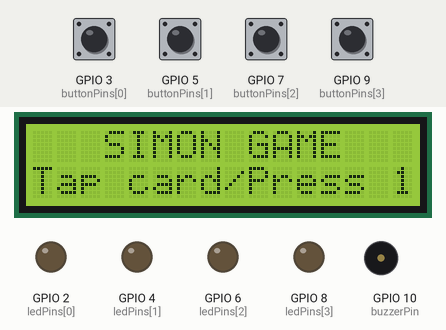
A sketch run on a simulated ESP32-S3. Parts: 16×2 character LCD, output pins drawn as LEDs (lit = HIGH), buzzer (waves = sounding). Dashed ring = blinking. The test bench sets the inputs (shaded band); at power-on: GPIO 3 (buttonPins[0]), GPIO 5 (buttonPins[1]), GPIO 7 (buttonPins[2]), GPIO 9 (buttonPins[3]) HIGH. Random numbers use the default seed unless the sketch sets one; EEPROM starts erased.

Above: at 2.3 s.
2.4 s: GPIO 3 (buttonPins[0]) pulled LOW for 0.15 s
At 2.72 s:
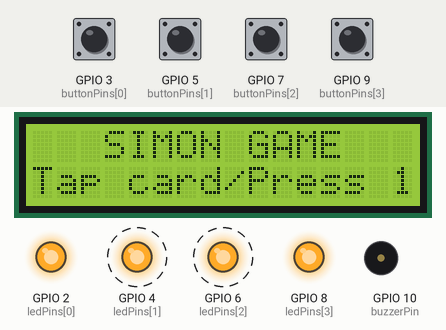
3.1 s: GPIO 3 (buttonPins[0]) pulled LOW for 1 s
At 6.8 s:
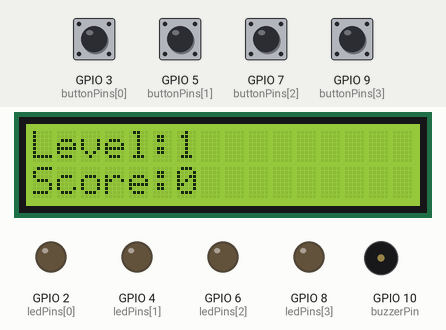
7.1 s: GPIO 5 (buttonPins[1]) pulled LOW for 0.15 s
At 7.39 s:
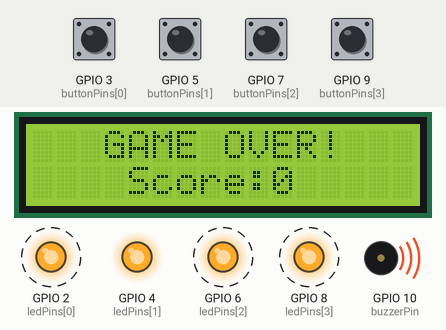
7.8 s: GPIO 3 (buttonPins[0]) pulled LOW for 0.15 s
8.5 s: GPIO 5 (buttonPins[1]) pulled LOW for 1 s
At 11.8 s:
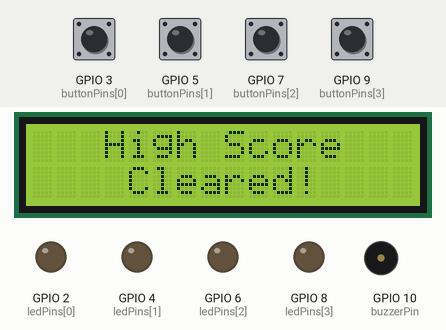
12.5 s: GPIO 3 (buttonPins[0]) pulled LOW for 0.15 s
At 13.1 s:
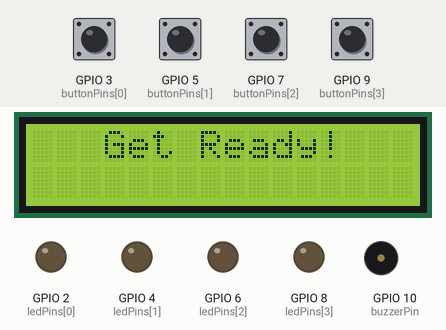
Timing chart, 0 to 15.5 s (numbered marks = the images above; inputs shaded):
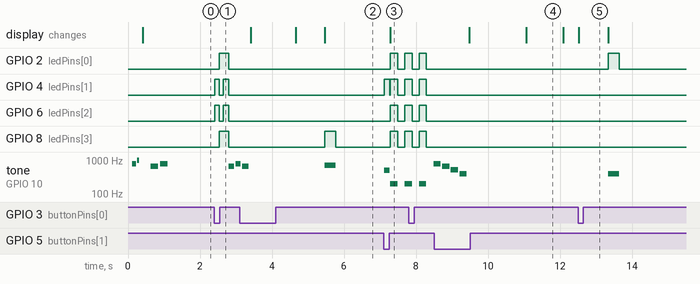

Measured:
- after the input at 2.4 s, GPIO 2 (ledPins[0]), GPIO 8 (ledPins[3]): LOW → HIGH after 0.13 s, → LOW 0.27 s later; GPIO 4 (ledPins[1]), GPIO 6 (ledPins[2]): alternates HIGH for 0.14 s and LOW for 0.12 s, starting at once; tone on GPIO 10 (buzzerPin): silent → 660 Hz after 0.40 s, → silent 0.15 s later, → 784 Hz 0.04 s later
- after the input at 3.1 s, GPIO 8 (ledPins[3]): LOW → HIGH after 2.4 s, → LOW 0.30 s later
- after the input at 7.1 s, GPIO 2 (ledPins[0]): LOW → HIGH after 0.19 s, → LOW 0.20 s later, → HIGH 0.20 s later; GPIO 4 (ledPins[1]): goes HIGH 0.15 s, LOW 0.03 s, HIGH 0.20 s, LOW 0.20 s, then HIGH, starting at once
- after the input at 12.5 s, GPIO 2 (ledPins[0]): LOW → HIGH after 0.84 s, → LOW 0.30 s later; tone on GPIO 10 (buzzerPin): silent → 400 Hz after 0.84 s, → silent 0.30 s later; the display: changes at once (image 5)
- what the display in image 4 shows lasts 1.0 s, from 11.1 s to 12.1 s

The sketch:

esp32-simon-game.ino
```cpp
// Simon Memory Game
// Authors: Easton Anderson
// Description: ESP32-S3 FreeRTOS-based Simon game with LCD, RTC, RFID player
//              profiles, persistent high scores, and multi-core input/game logic.
// Notes: All logic written by author. Comments added to explain design choices
//        (FreeRTOS usage, RFID profiles, and high score persistence).

#include <Arduino.h>
#include <Wire.h>
#include <LiquidCrystal_I2C.h>
#include <Preferences.h>
#include <RTClib.h>
#include <SPI.h>
#include <MFRC522.h>

// -----------------------------------------------------------------------------
// Macros / Constants
// -----------------------------------------------------------------------------

#define NUM_BTNS 4          // Number of Simon buttons
const int MAX_LEVEL = 32;   // Maximum pattern length supported

// LED / Button / Buzzer pins
const int ledPins[NUM_BTNS]    = {2, 4, 6, 8};
const int buttonPins[NUM_BTNS] = {3, 5, 7, 9};
const int tonesHz[NUM_BTNS]    = {400, 500, 600, 700};
const int buzzerPin            = 10;

// RFID pins
const int RFID_SS_PIN  = 14;
const int RFID_RST_PIN = 21;

// -----------------------------------------------------------------------------
// Global Objects
// -----------------------------------------------------------------------------

// LCD (I2C 0x27, 16x2)
LiquidCrystal_I2C lcd(0x27, 16, 2);

// Real-time clock
RTC_DS3231 rtc;

// RFID reader
MFRC522 mfrc522(RFID_SS_PIN, RFID_RST_PIN);

// Preferences for storing per-player highscores
Preferences prefs;

// Current player state
String   currentPlayer = "DEFAULT"; // RFID UID or "DEFAULT" for local profile
int      highScore     = 0;         // Best level reached for this profile
uint32_t highScoreTime = 0;         // Unix timestamp when high score was set

// Game pattern
int pattern[MAX_LEVEL];             // Random sequence of button indices

// Queue to send button presses from TaskButtons -> TaskGame
QueueHandle_t buttonQueue;

// -----------------------------------------------------------------------------
// Function Prototypes
// -----------------------------------------------------------------------------

// Utility
String uidToString(const MFRC522::Uid &uid);

// LED animations
void ledAnim_Player1();
void ledAnim_Player2();
void ledAnim_Default();

// Audio helpers
void playIntroSong();
void playMenuStinger();
void playScanSound_Player1();
void playScanSound_Player2();
void playScanSound_Default();
void playGameOverJingle();
void playGameOverFlash();
void playHighScoreAnimation();
void playStep(int btn);

// High score / time display
void showHighScoreTime();

// Player profile helpers
void loadPlayerProfile(String id);
void savePlayerProfile(String id, int score, uint32_t time);

// FreeRTOS tasks
void TaskButtons(void *pv);
void TaskGame(void *pv);

// -----------------------------------------------------------------------------
// Function Implementations
// -----------------------------------------------------------------------------

/**
 * @brief Convert an MFRC522 UID struct into an uppercase hex string.
 *
 * Example output: "F9771F03"
 *
 * @param uid Reference to the MFRC522::Uid struct read from the tag.
 * @return Uppercase hex string representation of the UID.
 */
String uidToString(const MFRC522::Uid &uid) {
  String out;
  for (byte i = 0; i < uid.size; i++) {
    // Ensure 2 hex characters per byte (leading zero if needed)
    if (uid.uidByte[i] < 0x10) out += "0";
    out += String(uid.uidByte[i], HEX);
  }
  out.toUpperCase();
  return out;
}

/**
 * @brief LED animation used when Player 1 scans their card.
 *
 * Lights LEDs in ascending order, then all on, producing a simple "ramp up"
 * effect that visually differentiates Player 1.
 */
void ledAnim_Player1() {
  // Sweep across LEDs one by one
  for (int i = 0; i < NUM_BTNS; i++) {
    digitalWrite(ledPins[i], HIGH);
    vTaskDelay(pdMS_TO_TICKS(70));
    digitalWrite(ledPins[i], LOW);
  }

  // Flash all LEDs once at the end
  for (int i = 0; i < NUM_BTNS; i++)
    digitalWrite(ledPins[i], HIGH);
  vTaskDelay(pdMS_TO_TICKS(120));
  for (int i = 0; i < NUM_BTNS; i++)
    digitalWrite(ledPins[i], LOW);
}

/**
 * @brief LED animation used when Player 2 scans their card.
 *
 * Lights LEDs in descending order, then flashes all LEDs twice. This pattern
 * visually distinguishes Player 2 from Player 1.
 */
void ledAnim_Player2() {
  // Sweep in reverse order
  for (int i = NUM_BTNS - 1; i >= 0; i--) {
    digitalWrite(ledPins[i], HIGH);
    vTaskDelay(pdMS_TO_TICKS(80));
    digitalWrite(ledPins[i], LOW);
  }

  // Flash all LEDs twice
  for (int k = 0; k < 2; k++) {
    for (int i = 0; i < NUM_BTNS; i++)
      digitalWrite(ledPins[i], HIGH);
    vTaskDelay(pdMS_TO_TICKS(100));
    for (int i = 0; i < NUM_BTNS; i++)
      digitalWrite(ledPins[i], LOW);
    vTaskDelay(pdMS_TO_TICKS(100));
  }
}

/**
 * @brief Default LED animation for unknown / local profiles.
 *
 * Alternates inside and outside LEDs, then flashes all LEDs once.
 */
void ledAnim_Default() {
  // Middle pair
  digitalWrite(ledPins[1], HIGH);
  digitalWrite(ledPins[2], HIGH);
  vTaskDelay(pdMS_TO_TICKS(120));
  digitalWrite(ledPins[1], LOW);
  digitalWrite(ledPins[2], LOW);

  // Outer pair
  digitalWrite(ledPins[0], HIGH);
  digitalWrite(ledPins[3], HIGH);
  vTaskDelay(pdMS_TO_TICKS(120));
  digitalWrite(ledPins[0], LOW);
  digitalWrite(ledPins[3], LOW);

  // All LEDs on briefly
  for (int i = 0; i < NUM_BTNS; i++)
    digitalWrite(ledPins[i], HIGH);
  vTaskDelay(pdMS_TO_TICKS(150));
  for (int i = 0; i < NUM_BTNS; i++)
    digitalWrite(ledPins[i], LOW);
}

/**
 * @brief Play a short intro melody at power up.
 *
 * Uses four ascending notes to indicate the system is ready.
 */
void playIntroSong() {
  int notes[] = {392, 523, 659, 784};
  for (int i = 0; i < 4; i++) {
    tone(buzzerPin, notes[i]);
    vTaskDelay(pdMS_TO_TICKS(200));
    noTone(buzzerPin);
    vTaskDelay(pdMS_TO_TICKS(60));
  }
}

/**
 * @brief Play a short "menu stinger" sound when entering the main menu.
 */
void playMenuStinger() {
  tone(buzzerPin, 784);
  vTaskDelay(pdMS_TO_TICKS(120));
  noTone(buzzerPin);
  vTaskDelay(pdMS_TO_TICKS(20));

  tone(buzzerPin, 988);
  vTaskDelay(pdMS_TO_TICKS(120));
  noTone(buzzerPin);
}

/**
 * @brief Play scan sound and LED animation for Player 1 badge.
 *
 * @note Calls ledAnim_Player1() to combine visuals and audio.
 */
void playScanSound_Player1() {
  ledAnim_Player1();
  int notes[] = {523, 659, 784, 1046};
  int times[] = {140, 140, 140, 180};
  for (int i = 0; i < 4; i++) {
    tone(buzzerPin, notes[i]);
    vTaskDelay(pdMS_TO_TICKS(times[i]));
    noTone(buzzerPin);
    vTaskDelay(pdMS_TO_TICKS(40));
  }
}

/**
 * @brief Play scan sound and LED animation for Player 2 badge.
 *
 * Uses descending notes and reverse LED sweep.
 */
void playScanSound_Player2() {
  ledAnim_Player2();
  int notes[] = {880, 740, 659, 554};
  int times[] = {160, 160, 160, 200};
  for (int i = 0; i < 4; i++) {
    tone(buzzerPin, notes[i]);
    vTaskDelay(pdMS_TO_TICKS(times[i]));
    noTone(buzzerPin);
    vTaskDelay(pdMS_TO_TICKS(45));
  }
}

/**
 * @brief Play scan sound and LED animation for default/local profile.
 */
void playScanSound_Default() {
  ledAnim_Default();
  int notes[] = {660, 784, 660};
  int times[] = {150, 150, 180};
  for (int i = 0; i < 3; i++) {
    tone(buzzerPin, notes[i]);
    vTaskDelay(pdMS_TO_TICKS(times[i]));
    noTone(buzzerPin);
    vTaskDelay(pdMS_TO_TICKS(35));
  }
}

/**
 * @brief Play "game over" descending jingle.
 */
void playGameOverJingle() {
  int notes[] = {784, 659, 523, 392};
  for (int i = 0; i < 4; i++) {
    tone(buzzerPin, notes[i]);
    vTaskDelay(pdMS_TO_TICKS(200));
    noTone(buzzerPin);
    vTaskDelay(pdMS_TO_TICKS(40));
  }
}

/**
 * @brief Flash all LEDs with a low buzzer tone for game over effect.
 *
 * Flashes three times while holding a low frequency tone.
 */
void playGameOverFlash() {
  for (int k = 0; k < 3; k++) {
    tone(buzzerPin, 200);
    for (int i = 0; i < NUM_BTNS; i++) digitalWrite(ledPins[i], HIGH);
    vTaskDelay(pdMS_TO_TICKS(200));
    noTone(buzzerPin);
    for (int i = 0; i < NUM_BTNS; i++) digitalWrite(ledPins[i], LOW);
    vTaskDelay(pdMS_TO_TICKS(200));
  }
}

/**
 * @brief Animation and sound for setting a new high score.
 */
void playHighScoreAnimation() {
  int notes[] = {523, 659, 784, 988};

  // Ascending short melody
  for (int i = 0; i < 4; i++) {
    tone(buzzerPin, notes[i]);
    vTaskDelay(pdMS_TO_TICKS(180));
    noTone(buzzerPin);
    vTaskDelay(pdMS_TO_TICKS(40));
  }

  // "Wave" across LEDs with a bright tone
  for (int k = 0; k < 3; k++) {
    for (int i = 0; i < NUM_BTNS; i++) {
      digitalWrite(ledPins[i], HIGH);
      tone(buzzerPin, 880);
      vTaskDelay(pdMS_TO_TICKS(80));
      digitalWrite(ledPins[i], LOW);
      noTone(buzzerPin);
    }
  }

  // Final all-on flash
  for (int i = 0; i < NUM_BTNS; i++) digitalWrite(ledPins[i], HIGH);
  tone(buzzerPin, 1046);
  vTaskDelay(pdMS_TO_TICKS(250));
  noTone(buzzerPin);
  for (int i = 0; i < NUM_BTNS; i++) digitalWrite(ledPins[i], LOW);
}

/**
 * @brief Play a single step in the Simon pattern.
 *
 * Lights the corresponding LED and plays its tone, then turns it off.
 *
 * @param btn Index of the button (0..NUM_BTNS-1).
 */
void playStep(int btn) {
  digitalWrite(ledPins[btn], HIGH);
  tone(buzzerPin, tonesHz[btn]);
  vTaskDelay(pdMS_TO_TICKS(300));
  digitalWrite(ledPins[btn], LOW);
  noTone(buzzerPin);
  vTaskDelay(pdMS_TO_TICKS(150));
}

/**
 * @brief Display the timestamp of the current high score on the LCD.
 *
 * Format: "MM/DD HH:MM" (local RTC time).
 * If highScoreTime is 0, prints "No Time".
 */
void showHighScoreTime() {
  if (highScoreTime == 0) {
    lcd.print("No Time");
    return;
  }

  // Convert stored Unix time back to DateTime
  DateTime t(highScoreTime);
  char buf[17];
  snprintf(buf, 16, "%02d/%02d %02d:%02d", t.month(), t.day(), t.hour(), t.minute());
  lcd.print(buf);
}

/**
 * @brief Load high score and timestamp for a given player ID from NVS.
 *
 * @param id Player ID string (RFID UID or "DEFAULT").
 */
void loadPlayerProfile(String id) {
  currentPlayer  = id;
  highScore      = prefs.getInt(("high_" + id).c_str(), 0);
  highScoreTime  = prefs.getULong(("time_" + id).c_str(), 0);
}

/**
 * @brief Save high score and timestamp for a given player ID into NVS.
 *
 * @param id    Player ID string (RFID UID or "DEFAULT").
 * @param score High score to persist.
 * @param time  Unix timestamp when high score was achieved.
 */
void savePlayerProfile(String id, int score, uint32_t time) {
  prefs.putInt(("high_" + id).c_str(), score);
  prefs.putULong(("time_" + id).c_str(), time);
}

/**
 * @brief Task running on Core 0 that debounces physical buttons and pushes
 *        button indices into a FreeRTOS queue.
 *
 * This isolates noisy button input from game logic and provides a clean
 * stream of "button pressed" events to TaskGame.
 *
 * @param pv Unused task parameter.
 */
void TaskButtons(void *pv) {
  // Last stable state for each button (HIGH = not pressed due to INPUT_PULLUP)
  int lastState[NUM_BTNS] = {HIGH, HIGH, HIGH, HIGH};

  while (true) {
    for (int i = 0; i < NUM_BTNS; i++) {
      int r = digitalRead(buttonPins[i]);

      // Detect a change in state (potential edge)
      if (r != lastState[i]) {
        // Simple debounce: wait, then confirm the state again
        vTaskDelay(pdMS_TO_TICKS(10));
        int c = digitalRead(buttonPins[i]);
        if (c == r) {
          // Rising edge: HIGH -> LOW means button press with INPUT_PULLUP
          if (r == LOW && lastState[i] == HIGH) {
            // Send the button index to the queue (non-blocking)
            xQueueSend(buttonQueue, &i, 0);
          }
          // Update stored state after debouncing
          lastState[i] = r;
        }
      }
    }

    // Small delay to avoid busy-waiting and reduce CPU usage
    vTaskDelay(pdMS_TO_TICKS(5));
  }
}

/**
 * @brief Main game task running on Core 1.
 *
 * Implements a simple state machine with:
 *  - MAIN_MENU: wait for RFID card or local button press to select profile
 *  - PLAYER_MENU: show current player info, allow play or clear high score
 *  - GAME LOOP: generate random pattern, play sequence, and check user input
 *  - POST-GAME: show game over screen, high score info, and replay options
 *
 * Communication:
 *  - Receives button presses via buttonQueue (from TaskButtons).
 *  - Uses Preferences (NVS) and RTC for high score persistence.
 *
 * @param pv Unused task parameter.
 */
void TaskGame(void *pv) {

  while (true) {

MAIN_MENU:

    playMenuStinger();
    xQueueReset(buttonQueue);  // Clear any stale button events
    bool profileSelected = false;

    // ------------------------- Profile Selection -------------------------
    while (!profileSelected) {

      lcd.clear();
      lcd.setCursor(0, 0);
      lcd.print("   SIMON GAME");
      lcd.setCursor(0, 1);
      lcd.print("Tap card/Press 1");

      // --- RFID scan path (player card) ---
      if (mfrc522.PICC_IsNewCardPresent() && mfrc522.PICC_ReadCardSerial()) {

        String uid = uidToString(mfrc522.uid);
        loadPlayerProfile(uid);

        // Hard-coded UID mapping for two known players
        if (uid == "F9771F03")      playScanSound_Player1();
        else if (uid == "EA53AE02") playScanSound_Player2();
        else                        playScanSound_Default();

        lcd.clear();
        lcd.setCursor(0, 0);
        lcd.print("Player:");
        lcd.print(uid.substring(0, 8)); // Truncate to fit on LCD

        lcd.setCursor(0, 1);
        lcd.print("HS:");
        lcd.print(highScore);
        vTaskDelay(pdMS_TO_TICKS(1500));

        profileSelected = true;
        break;
      }

      // --- Local play path (no RFID) ---
      int btn;
      if (xQueueReceive(buttonQueue, &btn, pdMS_TO_TICKS(60))) {
        if (btn == 0) {
          // Use a shared "DEFAULT" profile if player presses button 1
          loadPlayerProfile("DEFAULT");
          playScanSound_Default();

          lcd.clear();
          lcd.setCursor(0, 0);
          lcd.print("Local Profile");
          lcd.setCursor(0, 1);
          lcd.print("HS:");
          lcd.print(highScore);
          vTaskDelay(pdMS_TO_TICKS(1200));

          profileSelected = true;
        }
      }
    }

PLAYER_MENU:

    bool startGame = false;

    // ----------------------------- Player Menu -----------------------------
    while (!startGame) {
      lcd.clear();
      lcd.setCursor(0, 0);
      lcd.print("Player:");
      lcd.print(currentPlayer.substring(0, 8));

      lcd.setCursor(0, 1);
      lcd.print("1:Play  2:Clear");

      int btn;
      // Block until a button event arrives
      xQueueReceive(buttonQueue, &btn, portMAX_DELAY);

      if (btn == 0) {
        // Start game
        startGame = true;
        lcd.clear();
        lcd.setCursor(0, 0);
        lcd.print("   Get Ready!");
        vTaskDelay(pdMS_TO_TICKS(800));
      }
      else if (btn == 1) {
        // Clear high score for current profile
        highScore     = 0;
        highScoreTime = 0;
        savePlayerProfile(currentPlayer, 0, 0);

        lcd.clear();
        lcd.setCursor(0, 0);
        lcd.print("   High Score");
        lcd.setCursor(0, 1);
        lcd.print("    Cleared!");
        vTaskDelay(pdMS_TO_TICKS(1000));
      }
    }

    // ----------------------------- Game Start ------------------------------
    // Generate random pattern for all levels upfront
    for (int i = 0; i < MAX_LEVEL; i++)
      pattern[i] = esp_random() % NUM_BTNS;

    int  level    = 1;     // Current pattern length
    bool gameOver = false;

    // -------------------------- Main Game Loop ----------------------------
    while (!gameOver) {
      lcd.clear();
      lcd.setCursor(0, 0);
      lcd.print("Level:");
      lcd.print(level);
      lcd.setCursor(0, 1);
      lcd.print("Score:");
      lcd.print(level - 1);

      // Play back current pattern to user
      for (int i = 0; i < level; i++)
        playStep(pattern[i]);

      // Make sure input queue is empty before reading user input
      xQueueReset(buttonQueue);

      // Read back the player's attempt, one button at a time
      for (int i = 0; i < level; i++) {
        int btn;
        // Block until the player presses a button
        xQueueReceive(buttonQueue, &btn, portMAX_DELAY);

        // Provide immediate feedback (light + tone)
        digitalWrite(ledPins[btn], HIGH);
        tone(buzzerPin, tonesHz[btn]);
        vTaskDelay(pdMS_TO_TICKS(150));
        digitalWrite(ledPins[btn], LOW);
        noTone(buzzerPin);

        // Check against expected pattern
        if (btn != pattern[i]) {
          gameOver = true;
          break;
        }
      }

      // If the player survived this level, increase difficulty
      if (!gameOver) {
        level++;
        if (level > MAX_LEVEL) level = MAX_LEVEL;
        vTaskDelay(pdMS_TO_TICKS(500));
      }
    }

    // Final score is one less than the failed level
    int finalScore = level - 1;
    int oldHigh    = highScore;

    // ------------------------- High Score Handling -------------------------
    if (finalScore > highScore) {
      highScore     = finalScore;
      highScoreTime = rtc.now().unixtime();
      savePlayerProfile(currentPlayer, highScore, highScoreTime);
    }

    // ----------------------------- Game Over UI ----------------------------
    lcd.clear();
    lcd.setCursor(0, 0);
    lcd.print("   GAME OVER!");
    lcd.setCursor(0, 1);
    lcd.print("    Score:");
    lcd.print(finalScore);

    playGameOverFlash();
    playGameOverJingle();

    // If this run set a new high score, celebrate it
    if (finalScore > oldHigh) {
      lcd.clear();
      lcd.setCursor(0, 0);
      lcd.print("NEW HIGH SCORE!");
      lcd.setCursor(0, 1);
      lcd.print(finalScore);
      vTaskDelay(pdMS_TO_TICKS(700));
      playHighScoreAnimation();
    }

    // Show best score and when it was achieved
    lcd.clear();
    lcd.setCursor(0, 0);
    lcd.print("High Score:");
    lcd.print(highScore);
    lcd.setCursor(0, 1);
    showHighScoreTime();
    vTaskDelay(pdMS_TO_TICKS(1500));

    // --------------------------- Post-Game Menu ----------------------------
    while (true) {
      lcd.clear();
      lcd.setCursor(0, 0);
      lcd.print("1:Play Again");
      lcd.setCursor(0, 1);
      lcd.print("2:Main Menu");

      int btn;
      xQueueReceive(buttonQueue, &btn, portMAX_DELAY);

      if (btn == 0) {
        // Restart game with same profile
        goto PLAYER_MENU;
      }
      else if (btn == 1) {
        // Go back and allow a different profile to be selected
        goto MAIN_MENU;
      }
    }
  }
}

/**
 * @brief Arduino setup function. Initializes hardware, peripherals, FreeRTOS
 *        tasks, and plays an intro sound.
 */
void setup() {
  Serial.begin(115200);

  // Initialize I2C for LCD (custom SDA/SCL pins)
  Wire.begin(18, 19);
  lcd.init();
  lcd.backlight();

  // Initialize RTC and set time to compile time
  rtc.begin();
  rtc.adjust(DateTime(F(__DATE__), F(__TIME__)));

  // Initialize RFID over SPI
  SPI.begin();
  mfrc522.PCD_Init();

  // Initialize preferences storage and load default profile
  prefs.begin("simon", false);
  loadPlayerProfile("DEFAULT");

  // Configure LED and button pins
  for (int i = 0; i < NUM_BTNS; i++) {
    pinMode(ledPins[i], OUTPUT);
    pinMode(buttonPins[i], INPUT_PULLUP);  // Active-low buttons
    digitalWrite(ledPins[i], LOW);
  }

  pinMode(buzzerPin, OUTPUT);

  // Create a queue for button events (stores int indices)
  buttonQueue = xQueueCreate(10, sizeof(int));

  // Spawn tasks pinned to different cores:
  //  - Core 0: Input / debouncing
  //  - Core 1: Game logic & UI
  xTaskCreatePinnedToCore(TaskButtons, "Buttons", 2048, NULL, 2, NULL, 0);
  xTaskCreatePinnedToCore(TaskGame,   "Game",    4096, NULL, 1, NULL, 1);

  // Play startup melody
  playIntroSong();
}

/**
 * @brief Empty loop; logic is fully handled by FreeRTOS tasks.
 */
void loop() {}
```
